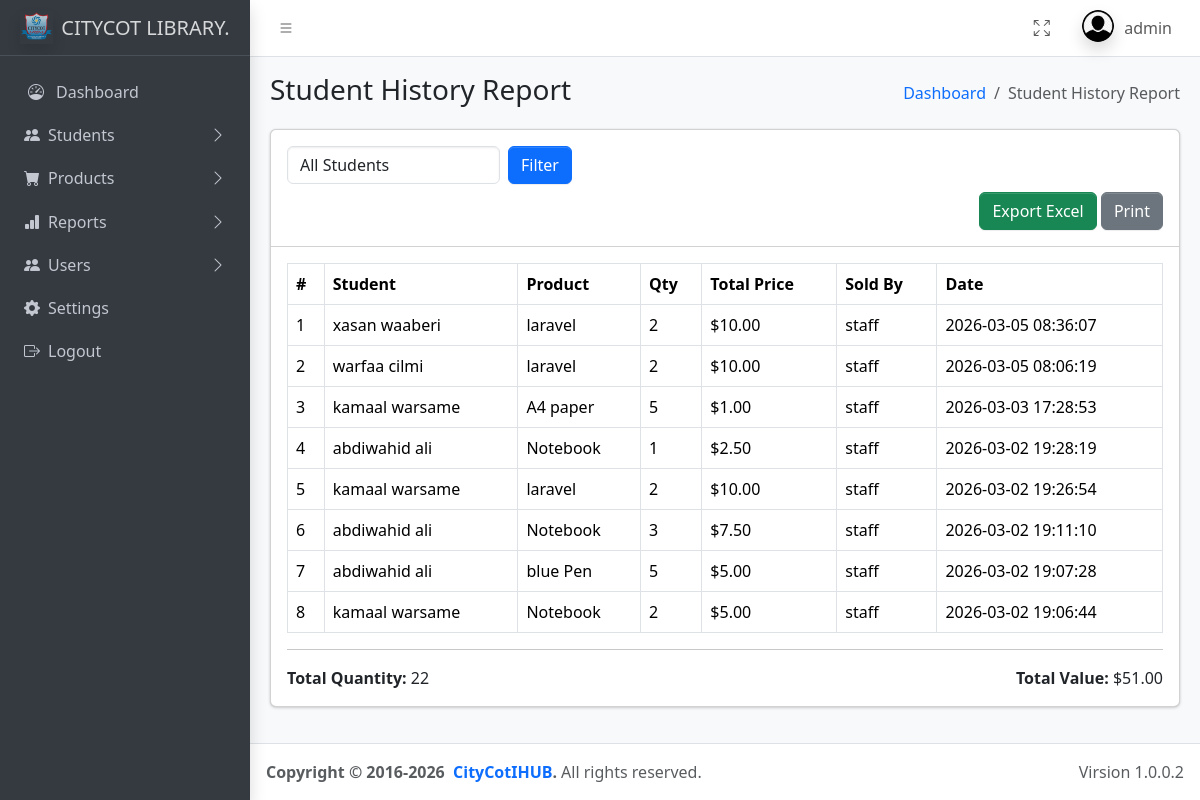
/reports/student_history.php (signed in), run on the app's committed database.
### tables this page shows
CREATE TABLE `sales` (
  `sale_id` varchar(20) NOT NULL,
  `student_id` varchar(15) NOT NULL,
  `product_id` varchar(20) NOT NULL,
  `quantity` int(11) NOT NULL,
  `total_price` decimal(10,2) NOT NULL,
  `sale_date` datetime NOT NULL,
  `sold_by` int(11) NOT NULL
);

CREATE TABLE `students` (
  `student_id` varchar(15) NOT NULL,
  `student_name` varchar(150) NOT NULL,
  `phone` varchar(30) DEFAULT NULL,
  `department` varchar(100) DEFAULT NULL,
  `semester` varchar(50) DEFAULT NULL,
  `shift` enum('Morning','afternoon','Evening') NOT NULL,
  `gender` enum('Male','Female') NOT NULL,
  `created_at` timestamp NOT NULL DEFAULT current_timestamp()
);

CREATE TABLE `products` (
  `product_id` varchar(20) NOT NULL,
  `product_name` varchar(150) NOT NULL,
  `category` varchar(100) DEFAULT NULL,
  `price` decimal(10,2) NOT NULL,
  `stock` int(11) NOT NULL,
  `created_at` timestamp NOT NULL DEFAULT current_timestamp()
);

CREATE TABLE `users` (
  `user_id` int(11) NOT NULL,
  `full_name` varchar(150) NOT NULL,
  `username` varchar(100) NOT NULL,
  `email` varchar(150) NOT NULL,
  `password` varchar(255) NOT NULL,
  `photo` varchar(255) NOT NULL,
  `role` enum('admin','staff','special member') NOT NULL,
  `created_at` timestamp NOT NULL DEFAULT current_timestamp()
);

### reports/student_history.php (the view, shortened to what this page needs)
<?php
include("../includes/connection.php");
include("../includes/header.php");
$where = "1";
$sql = "
SELECT
students.student_name,
products.product_name,
sales.quantity,
sales.total_price,
users.username,
sales.sale_date
FROM sales
JOIN students ON sales.student_id = students.student_id
JOIN products ON sales.product_id = products.product_id
JOIN users ON sales.sold_by = users.user_id
WHERE $where
ORDER BY sales.sale_date DESC
";
$result = mysqli_query($conn,$sql);
$total_qty = 0;
$total_value = 0;
$role = $_SESSION['role'] ?? '';
if ($role === 'admin') {
    $dashboard_link = "../admin/admin_dashboard.php";
} elseif ($role === 'staff') {
    $dashboard_link = "../staff/staff_dashboard.php";
} elseif ($role === 'special member') {
    $dashboard_link = "../special member/sp_member_dashboard.php";
} else {
    $dashboard_link = "../auth/login.php";
}
?>
<!DOCTYPE html>
<html lang="en">
    <head>
    </head>
    <body>
        <main class="app-main">
            <div class="app-content-header">
            <div class="container-fluid">
                <div class="row">
                    <div class="col-sm-6">
                        <h3 class="mb-0">Student History Report</h3>
                    </div>
                    <div class="col-sm-6">
                        <ol class="breadcrumb float-sm-end">
                            <li class="breadcrumb-item">
                                <a href="<?php echo $dashboard_link; ?>">Dashboard</a>
                            </li>
                            <li class="breadcrumb-item active">Student History Report</li>
                        </ol>
                    </div>
                </div>
            </div>
        </div>
            <div class="app-content">
                <div class="container-fluid">
                    <div class="card">
                        <div class="card-header">
                            <form method="GET" class="row g-2" autocomplete="off">
                                <div class="col-md-4 col-lg-3 col-sm-6">
                                    <select name="student_id" class="form-control">
                                        <option value="">All Students</option>
                                </select>
                            </div>
                            <div class="col-md-2 col-lg-1 col-sm-6">
                                <button class="btn btn-primary">Filter</button>
                            </div>
                            <div class="col-md-4s text-end">
                                <a href="export_student_history.php" class="btn btn-success"> Export Excel</a>
                                <a href="student_history_print.php" target="_blank" class="btn btn-secondary"> Print</a>
                            </div>
                        </form>
                    </div>
                    <div class="card-body table-responsive">
                        <table class="table table-bordered table-hover">
                            <thead>
                                <tr>
                                    <th>#</th>
                                    <th>Student</th>
                                    <th>Product</th>
                                    <th>Qty</th>
                                    <th>Total Price</th>
                                    <th>Sold By</th>
                                    <th>Date</th>
                                </tr>
                            </thead>
                        <tbody>
                            <?php
                            $count = 1;
                            while($row = mysqli_fetch_assoc($result)){
                                $total_qty += $row['quantity'];
                                $total_value += $row['total_price'];
                                ?>
                                <tr>
                            <td><?= $count++ ?></td>
                            <td><?= $row['student_name'] ?></td>
                            <td><?= $row['product_name'] ?></td>
                            <td><?= $row['quantity'] ?></td>
                            <td>$<?= number_format($row['total_price'],2) ?></td>
                            <td><?= $row['username'] ?></td>
                            <td><?= $row['sale_date'] ?></td>
                        </tr>
                        <?php } ?>
                    </tbody>
                </table>
                <hr>
                <div class="row">
                    <div class="col-md-6">
                        <strong>Total Quantity:</strong> <?= $total_qty ?>
                    </div>
                    <div class="col-md-6 text-end">
                        <strong>Total Value:</strong> $<?= number_format($total_value,2) ?>
                    </div>
                </div>
            </div>
        </div>
    </div>
</div>
</main>
</body>
</html>
<?php include("../includes/footer.php"); ?>

### data on the page
sales: student.student_name "xasan waaberi", product.product_name "laravel", quantity "2", total_price "10.00", sold_by.username "staff", sale_date "2026-03-05 08:36:07"
sales: student.student_name "warfaa cilmi", product.product_name "laravel", quantity "2", total_price "10.00", sold_by.username "staff", sale_date "2026-03-05 08:06:19"
sales: student.student_name "kamaal warsame", product.product_name "A4 paper", quantity "5", total_price "1.00", sold_by.username "staff", sale_date "2026-03-03 17:28:53"
sales: student.student_name "abdiwahid ali", product.product_name "Notebook", quantity "1", total_price "2.50", sold_by.username "staff", sale_date "2026-03-02 19:28:19"
sales: student.student_name "kamaal warsame", product.product_name "laravel", quantity "2", total_price "10.00", sold_by.username "staff", sale_date "2026-03-02 19:26:54"
sales: student.student_name "abdiwahid ali", product.product_name "Notebook", quantity "3", total_price "7.50", sold_by.username "staff", sale_date "2026-03-02 19:11:10"
sales: student.student_name "abdiwahid ali", product.product_name "blue Pen", quantity "5", total_price "5.00", sold_by.username "staff", sale_date "2026-03-02 19:07:28"
sales: student.student_name "kamaal warsame", product.product_name "Notebook", quantity "2", total_price "5.00", sold_by.username "staff", sale_date "2026-03-02 19:06:44"

### other printed values
$_SESSION['username'] "admin"
$total_qty "22"
$total_value "51.00"
